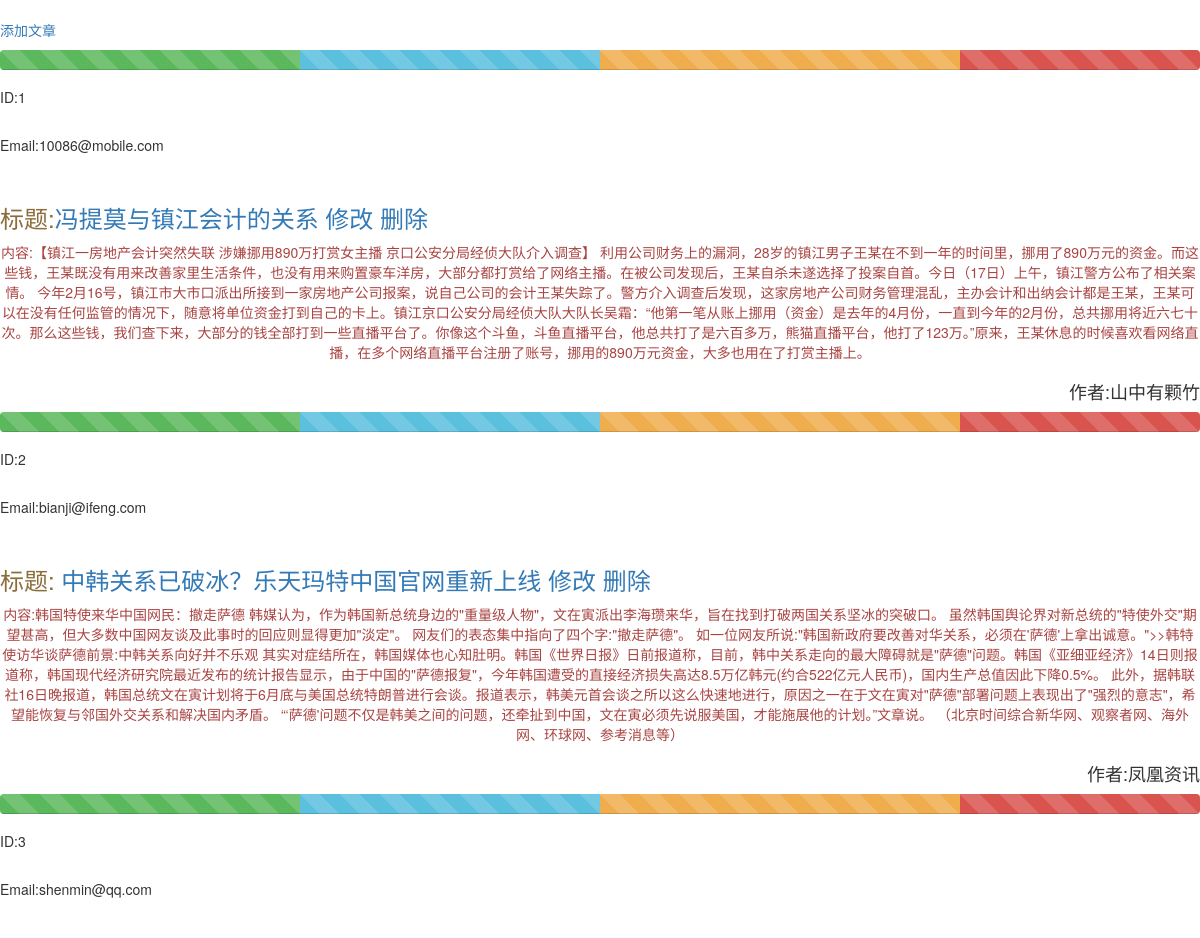
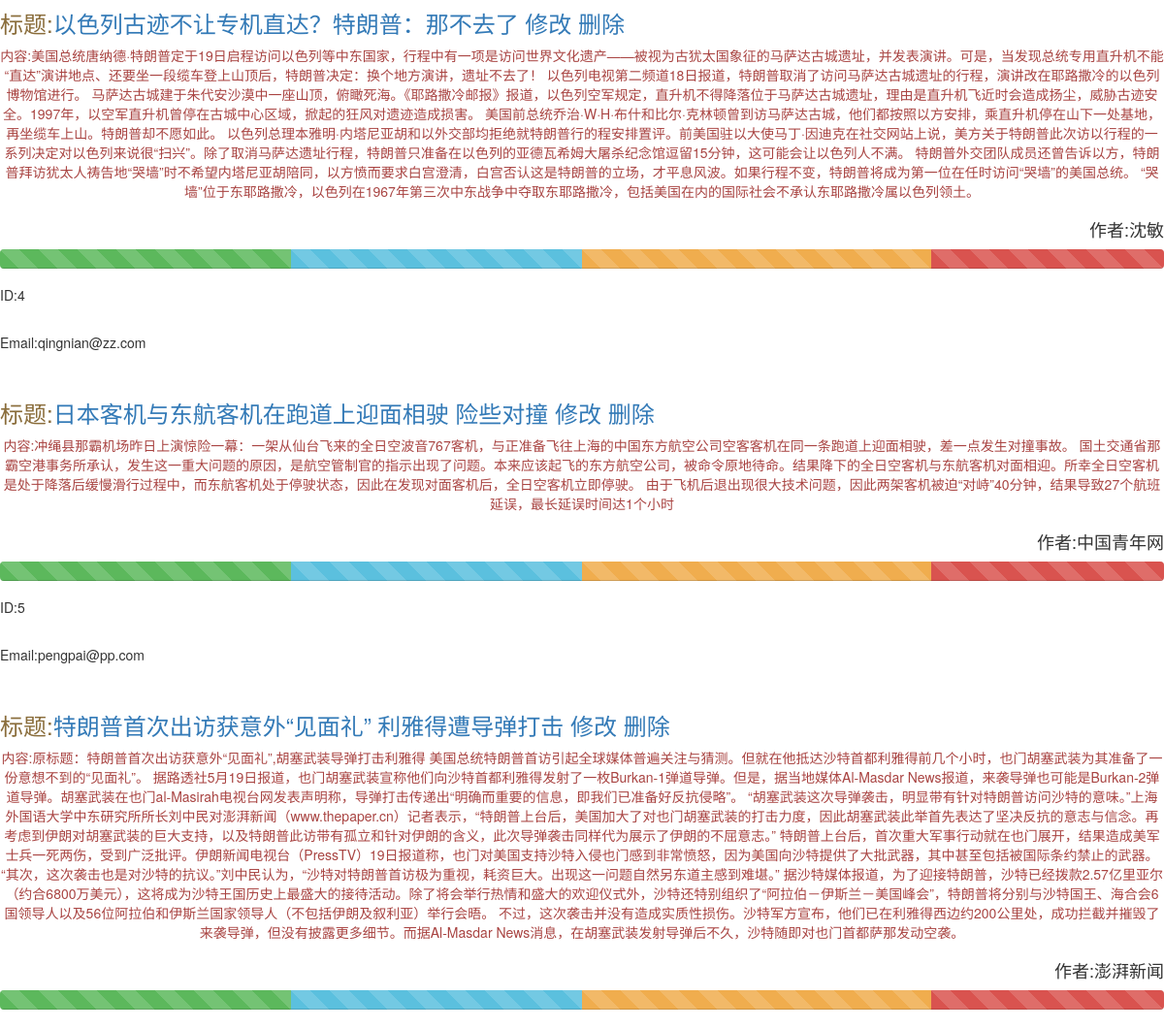
The app's page /, older data (2 pictures, top to bottom).
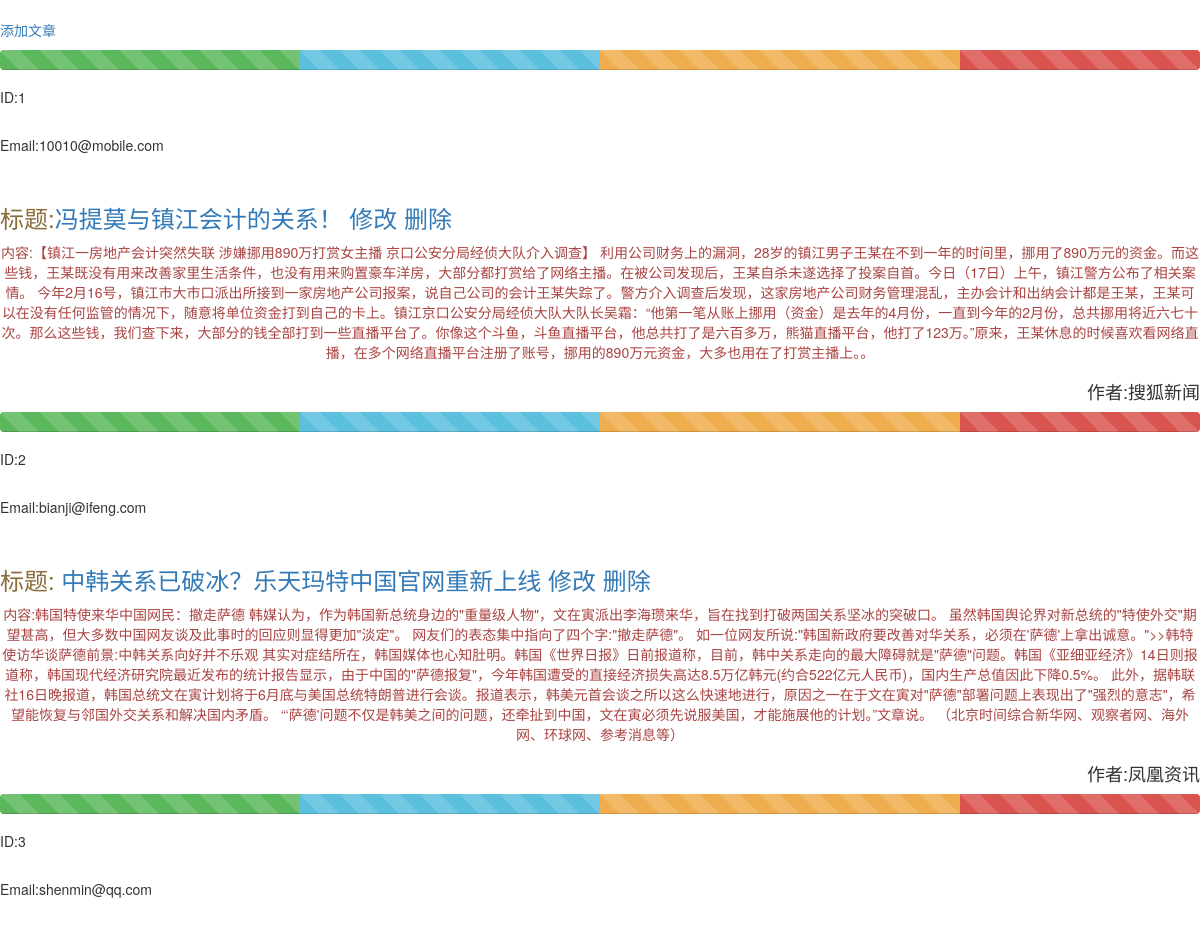
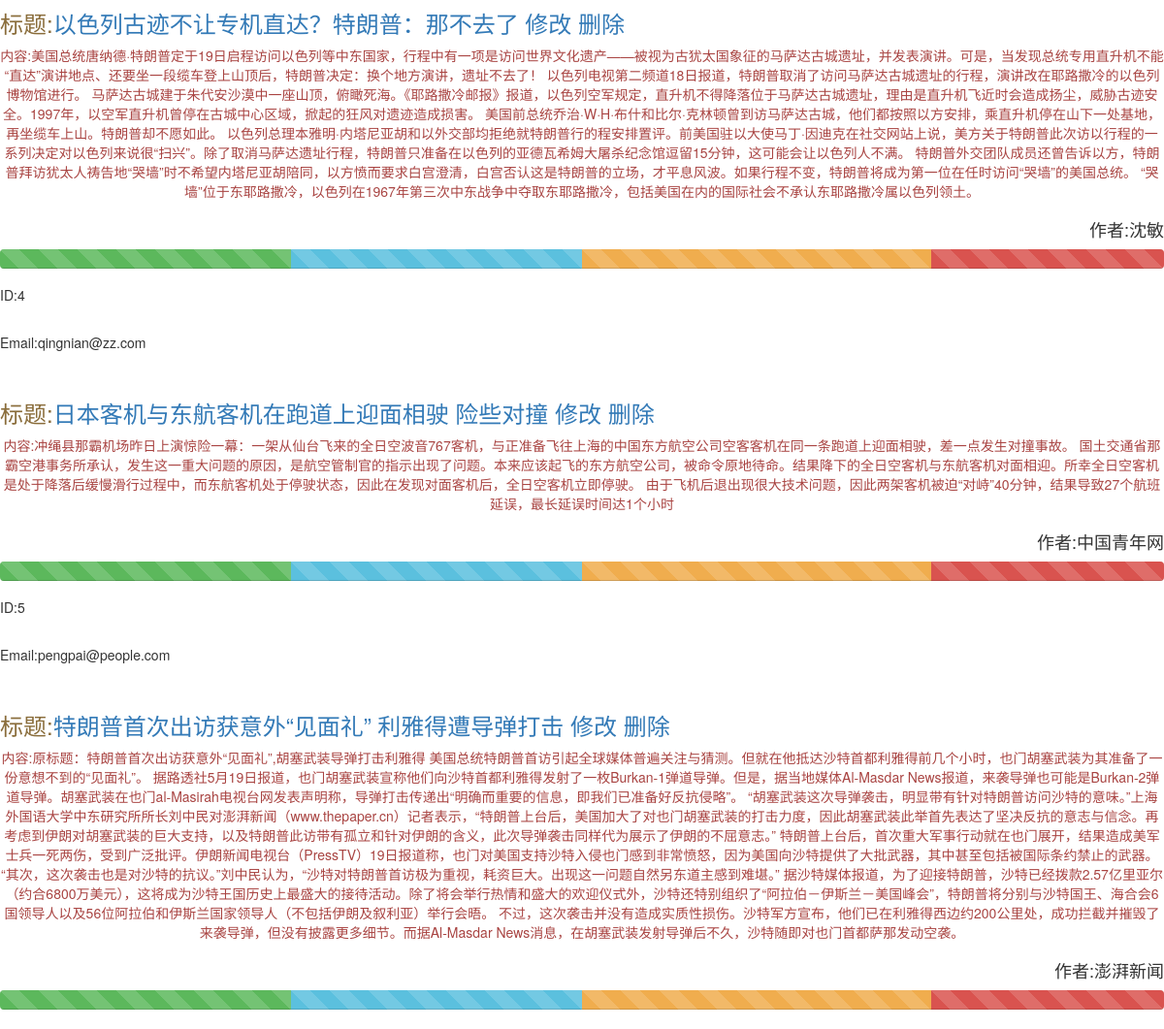
The same page, newer data (2 pictures, top to bottom).
### player/models.py (models this page shows, shortened)
class  articles(models.Model):
    id = models.AutoField(primary_key=True)
    author = models.CharField(max_length=32)
    title = models.CharField(max_length=100)
    email = models.CharField(max_length=50,null=True)
    content = models.CharField(max_length=256)

### player/views.py (the view)
# urls.py: url(r'^$',index_page,name='index'),
def index_page(request):
    response3 = articles.objects.all()
    return render(request,'index.html',{'all_response':response3})

### player/templates/index.html (shortened to what this page needs)
﻿{% include 'bas.html' %}
<body>
<p><a href="/add_page/">添加文章</a></p>
<div class="progress">
    <div class="progress-bar progress-bar-success progress-bar-striped" style="width:25%"></div>
    <div class="progress-bar progress-bar-info progress-bar-striped" style="width:25%"></div>
    <div class="progress-bar progress-bar-striped progress-bar-warning" style="width:30%"></div>
    <div class="progress-bar progress-bar-danger progress-bar-striped" style="width:20%"></div>
</div>
{% for response in all_response %}
<h5>ID:{{ response.id }}</h5><br />
 <p>Email:{{ response.email }}</p><br />
<h3 class="text-left text-warning">标题:<a href="/detail-{{ response.id }}.html">{{ response.title }}
<a href="update-{{ response.id }}">修改</a>
<a href="delete-{{ response.id }}">删除</a>
</h3>
<p class="text-center text-danger">内容:{{ response.content }}</p>
<h4 class="pull-right" >作者:{{ response.author }}</h4>
<br /><br />
<div class="progress">
    <div class="progress-bar progress-bar-success progress-bar-striped" style="width:25%"></div>
    <div class="progress-bar progress-bar-info progress-bar-striped" style="width:25%"></div>
    <div class="progress-bar progress-bar-striped progress-bar-warning" style="width:30%"></div>
    <div class="progress-bar progress-bar-danger progress-bar-striped" style="width:20%"></div>
</div>
    {% endfor %}
</body>
</html>

### player/templates/bas.html (shortened to what this page needs)
<!DOCTYPE html>
<html lang="zh-CN">
{% load static %}
<link href="{% static "bootstrap3/css/bootstrap.min.css" %}" rel="stylesheet" type="text/css"/>
<link href="{% static "bootstrap3/css/bootstrap-theme.min.css" %}" rel="stylesheet" type="text/css"/>

Row changes from the older to the newer data that the page shows:
changed articles id 1: email "10086@mobile.com" → "10010@mobile.com"; title "冯提莫与镇江会计的关系" → "冯提莫与镇江会计的关系！"; content "【镇江一房地产会计突然失联 涉嫌挪用890万打赏女主播 京口公安分局经侦大队介入调查】 利用公司财务上的漏洞，28岁的镇江男子王某在不到一年的时间里，挪用了890万元的资金。而这些钱，王某既没有用来改善家里生活条件，也没有用来购置豪车洋房，大部分都打赏给了网络主播。在被公司发现后，王某自杀未遂选择了投案自首。今日（17日）上午，镇江警方公布了相关案情。 今年2月16号，镇江市大市口派出所接到一家房地产公司报案，说自己公司的会计王某失踪了。警方介入调查后发现，这家房地产公司财务管理混乱，主办会计和出纳会计都是王某，王某可以在没有任何监管的情况下，随意将单位资金打到自己的卡上。镇江京口公安分局经侦大队大队长吴霜：“他第一笔从账上挪用（资金）是去年的4月份，一直到今年的2月份，总共挪用将近六七十次。那么这些钱，我们查下来，大部分的钱全部打到一些直播平台了。你像这个斗鱼，斗鱼直播平台，他总共打了是六百多万，熊猫直播平台，他打了123万。”原来，王某休息的时候喜欢看网络直播，在多个网络直播平台注册了账号，挪用的890万元资金，大多也用在了打赏主播上。" → "【镇江一房地产会计突然失联 涉嫌挪用890万打赏女主播 京口公安分局经侦大队介入调查】 利用公司财务上的漏洞，28岁的镇江男子王某在不到一年的时间里，挪用了890万元的资金。而这些钱，王某既没有用来改善家里生活条件，也没有用来购置豪车洋房，大部分都打赏给了网络主播。在被公司发现后，王某自杀未遂选择了投案自首。今日（17日）上午，镇江警方公布了相关案情。 今年2月16号，镇江市大市口派出所接到一家房地产公司报案，说自己公司的会计王某失踪了。警方介入调查后发现，这家房地产公司财务管理混乱，主办会计和出纳会计都是王某，王某可以在没有任何监管的情况下，随意将单位资金打到自己的卡上。镇江京口公安分局经侦大队大队长吴霜：“他第一笔从账上挪用（资金）是去年的4月份，一直到今年的2月份，总共挪用将近六七十次。那么这些钱，我们查下来，大部分的钱全部打到一些直播平台了。你像这个斗鱼，斗鱼直播平台，他总共打了是六百多万，熊猫直播平台，他打了123万。”原来，王某休息的时候喜欢看网络直播，在多个网络直播平台注册了账号，挪用的890万元资金，大多也用在了打赏主播上。。"; author "山中有颗竹" → "搜狐新闻"
changed articles "特朗普首次出访获意外“见面礼” 利雅得遭导弹打击": email "pengpai@pp.com" → "pengpai@people.com"
